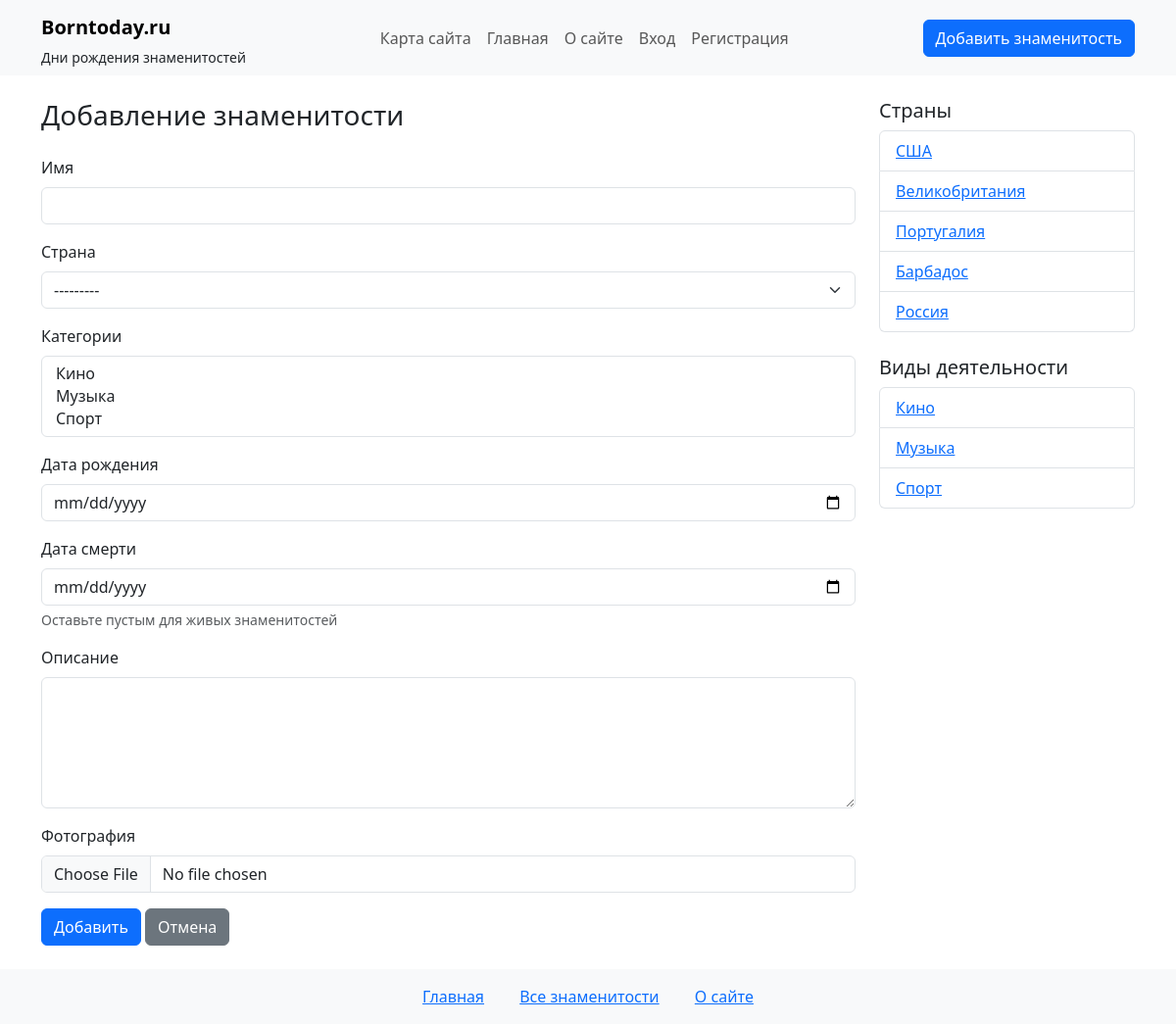
Screenshot of /add/ with the database file from the repository.
### people/models.py (models this page shows, shortened)
class Country(models.Model):
   name = models.CharField(max_length=100, verbose_name="Название страны")  # Название страны
   slug = models.SlugField(max_length=255, unique=True, blank=True, db_index=True, verbose_name="URL")
   def __str__(self):
       return self.name

class Category(models.Model):
   title = models.CharField(max_length=100, verbose_name="Название категории")  # Название категории
   slug = models.SlugField(max_length=255, blank=True, db_index=True, verbose_name="URL")
   def __str__(self):
       return self.title

### people/views.py (the view)
# urls.py: path('add/', views.add_star, name='add_star'),  # Добавление знаменитости
def add_star(request):
    if request.method == 'POST':
        form = StarForm(request.POST, request.FILES)
        if form.is_valid():
            star = form.save(commit=False)
            star.is_published = True
            star.save()
            form.save_m2m()  # Сохраняем связи many-to-many
            messages.success(request, f'Знаменитость "{star.name}" успешно добавлена!')
            return redirect('person', slug=star.slug)
    else:
        form = StarForm()
    countries = Country.objects.all()
    categories = Category.objects.all()
    context = {
        'form': form,
        'title': 'Добавление знаменитости',
        'star_countries': countries,
        'star_categories': categories,
    }
    return render(request, 'people/add-star.html', context)

### people/forms.py (shortened to what this page needs)
class StarForm(forms.ModelForm):
    class Meta:
        model = Star
        fields = ['name', 'country', 'categories', 'birth_date', 'death_date', 'content', 'photo']
        widgets = {
            'name': forms.TextInput(attrs={'class': 'form-control'}),
            'country': forms.Select(attrs={'class': 'form-select'}),
            'categories': forms.SelectMultiple(attrs={'class': 'form-select', 'size': '3'}),
            'birth_date': forms.DateInput(attrs={'class': 'form-control', 'type': 'date'}),
            'death_date': forms.DateInput(attrs={'class': 'form-control', 'type': 'date'}),
            'content': forms.Textarea(attrs={'class': 'form-control', 'rows': 5}),
            'photo': forms.FileInput(attrs={'class': 'form-control'}),
        }

### people/templates/people/add-star.html (shortened to what this page needs)
{% extends 'people/base.html' %}
{% block content %}
<h3 class="mb-4">{{ title }}</h3>
<form method="post" enctype="multipart/form-data">
    {% for field in form %}
    <div class="mb-3">
        <label for="{{ field.id_for_label }}" class="form-label">{{ field.label }}</label>
        {{ field }}
        {% if field.help_text %}
            <div class="form-text">{{ field.help_text }}</div>
        {% endif %}
    </div>
    {% endfor %}
    <button type="submit" class="btn btn-primary">Добавить</button>
    <a href="{% url 'index' %}" class="btn btn-secondary">Отмена</a>
</form>
{% endblock %}

### people/templates/people/sidebar.html
<div class="col-md-3">
  <h5>Страны</h5>
  <ul class="list-group mb-4">
    {% for country in star_countries %}
    <li class="list-group-item">
      <a href="{% url 'stars_by_country' country.slug %}">{{ country.name }}</a>
    </li>
    {% endfor %}
  </ul>
  <h5>Виды деятельности</h5>
  <ul class="list-group">
    {% for cat in star_categories %}
    <li class="list-group-item">
      <a href="{% url 'stars_by_category' cat.slug %}">{{ cat.title }}</a>
    </li>
    {% endfor %}
  </ul>
</div>

### people/templates/people/base.html (style rules this page uses)
body { display: flex; flex-direction: column; min-height: 100vh; }

### rows the page displays
Country: name "США"
Country: name "Великобритания"
Country: name "Португалия"
Country: name "Барбадос"
Country: name "Россия"
Category: title "Кино"
Category: title "Музыка"
Category: title "Спорт"

### other values shown
{{ title }} "Добавление знаменитости"
{{ field.label }} "Имя" "Страна" "Категории" "Дата рождения" "Дата смерти" "Описание" "Фотография"
{{ field.help_text }} "Оставьте пустым для живых знаменитостей"
